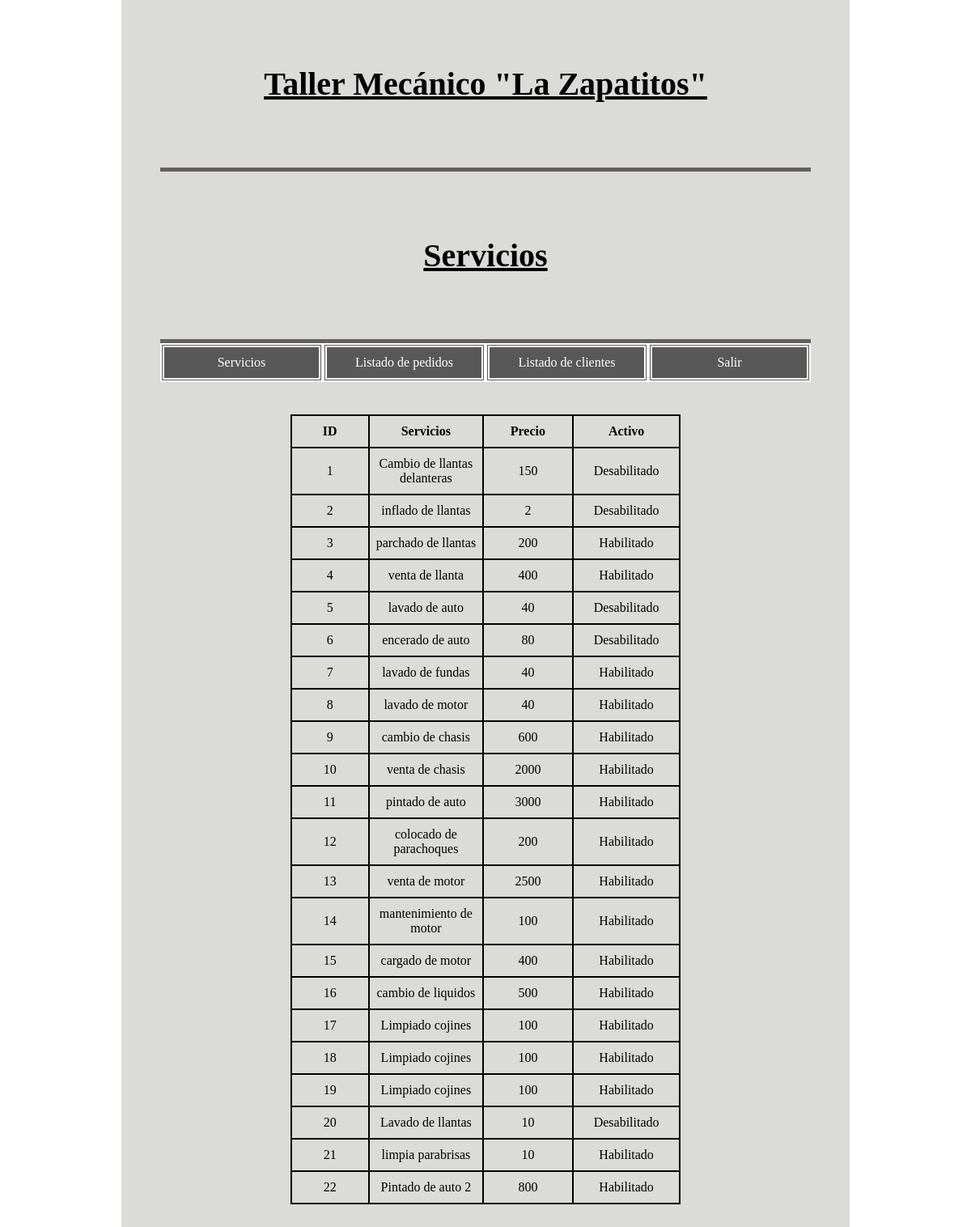
Page /controladores/controlador_abm_servicios.php on the committed database.
### tables this page shows
CREATE TABLE `servicios` (
  `idservicios` int(11) NOT NULL,
  `nombre` varchar(45) DEFAULT NULL,
  `precio` varchar(45) DEFAULT NULL,
  `tipo_servicio_idtipo_servicio` int(11) NOT NULL,
  `activo` tinyint(1) DEFAULT NULL
);

### controladores/controlador_abm_servicios.php (called while the page is built)
<?php
    require_once('../modelos/modelo_abm_servicios.php');
    $abm=new Modelo_abm_servicios();
    $servicios=$abm->getServicios();
    require_once('../vistas/vista_abm_servicios.php');
?>

### modelos/modelo_abm_servicios.php (called while the page is built, shortened)
<?php
    class Modelo_abm_servicios{
        private $db;
        public function __construct() {
            $this->db = new PDO('mysql:host=localhost;dbname=taller', "root", "");
        }
        public function getServicios() {
            $sql = "SELECT * FROM servicios";
            $respuesta=$this->db->query($sql);
            $filas=$respuesta->fetchAll();
            $contador=0;
            foreach ($filas as $res) {
                $servicio[$contador] = $res;
                $contador++;
            }
            return $servicio;
        }
    }
?>

### vistas/vista_abm_servicios.php (the view, shortened to what this page needs)
<!DOCTYPE html>
<html lang="en">
<head>
<link rel="stylesheet" href="../style.css">
</head>
<body>
    <div class="contenedor">
        <header>
            <h1>Taller Mecánico "La Zapatitos"</h1>
            <h1>Servicios</h1>
        </header>
        <nav class="navegador_adm">
            <ul class="navegador_adm">
                <li id="servicios" class="navegador_adm">
                    <a href="#" class="navegador_adm">Servicios</a>
                </li>
                <li class="navegador_adm">
                    <a class="navegador_adm" href="controlador_listado_pedidos.php">Listado de pedidos</a>
                </li>
                <li class="navegador_adm">
                    <a class="navegador_adm" href="controlador_listado_clientes.php">Listado de clientes</a>
                </li>
                <li class="navegador_adm">
                    <a class="navegador_adm" href="../index.php">Salir</a>
                </li>
            </ul>
        </nav>
        <div id="listado_servicios">
            <table>
                <tr>
                    <th>ID</th>
                    <th>Servicios</th>
                    <th>Precio</th>
                    <th>Activo</th>
                </tr>
                <?php
                    foreach($servicios as $servicio){
                        echo "<tr>
                            <td>".$servicio[0]."</td>
                            <td>".$servicio[1]."</td>
                            <td>".$servicio[2]."</td>
                            <td>".(($servicio[4]==1)?"Habilitado":"Desabilitado")."</td>
                        </tr>";
                    }
                ?>
            </table>
        </div>
    </div>
</body>
</html>

### style.css (style rules this page uses)
* { padding: 0; margin: 0; box-sizing: border-box; }
div.contenedor { display: flex; flex-direction: column; width: 75vw; margin: 0 auto; background-color: rgb(219, 219, 215); min-height: 100vh; padding:0 4vw ; }
header { display: flex; flex-direction: column; }
header h1 { padding: 10vh 0; text-align: center; font-size: 40px; font-weight: bold; text-decoration: underline; border-bottom:5px solid rgb(99, 95, 95); }
nav.navegador_adm { display:block; }
ul.navegador_adm { display:flex; padding:0; list-style: none; }
li.navegador_adm { list-style:none; width:25%; position: relative; }
a.navegador_adm { padding: 10px; text-align:center; display:inline-block; width:100%; height: 100%; padding: 10px 0; background-color: rgb(88, 88, 88); color:white; border:5px double white; margin-right:5px; text-decoration: none; }
div#listado_servicios { display:flex; justify-content:center; width:70%; margin:0 auto; padding:40px; }
td,th { width:200px; padding:10px 0; text-align:center; border:2px solid black; }
table { border:2px solid black; border-collapse:collapse; }

### rows in the picture
servicios: idservicios "1", nombre "Cambio de llantas delanteras", precio "150", activo "Desabilitado"
servicios: idservicios "2", nombre "inflado de llantas", precio "2", activo "Desabilitado"
servicios: idservicios "3", nombre "parchado de llantas", precio "200", activo "Habilitado"
servicios: idservicios "4", nombre "venta de llanta", precio "400", activo "Habilitado"
servicios: idservicios "5", nombre "lavado de auto", precio "40", activo "Desabilitado"
servicios: idservicios "6", nombre "encerado de auto", precio "80", activo "Desabilitado"
servicios: idservicios "7", nombre "lavado de fundas", precio "40", activo "Habilitado"
servicios: idservicios "8", nombre "lavado de motor", precio "40", activo "Habilitado"
servicios: idservicios "9", nombre "cambio de chasis", precio "600", activo "Habilitado"
servicios: idservicios "10", nombre "venta de chasis", precio "2000", activo "Habilitado"
servicios: idservicios "11", nombre "pintado de auto", precio "3000", activo "Habilitado"
servicios: idservicios "12", nombre "colocado de parachoques", precio "200", activo "Habilitado"
servicios: idservicios "13", nombre "venta de motor", precio "2500", activo "Habilitado"
servicios: idservicios "14", nombre "mantenimiento de motor", precio "100", activo "Habilitado"
servicios: idservicios "15", nombre "cargado de motor", precio "400", activo "Habilitado"
servicios: idservicios "16", nombre "cambio de liquidos", precio "500", activo "Habilitado"
servicios: idservicios "17", nombre "Limpiado cojines", precio "100", activo "Habilitado"
servicios: idservicios "18", nombre "Limpiado cojines", precio "100", activo "Habilitado"
servicios: idservicios "19", nombre "Limpiado cojines", precio "100", activo "Habilitado"
servicios: idservicios "20", nombre "Lavado de llantas", precio "10", activo "Desabilitado"
servicios: idservicios "21", nombre "limpia parabrisas", precio "10", activo "Habilitado"
servicios: idservicios "22", nombre "Pintado de auto 2", precio "800", activo "Habilitado"
